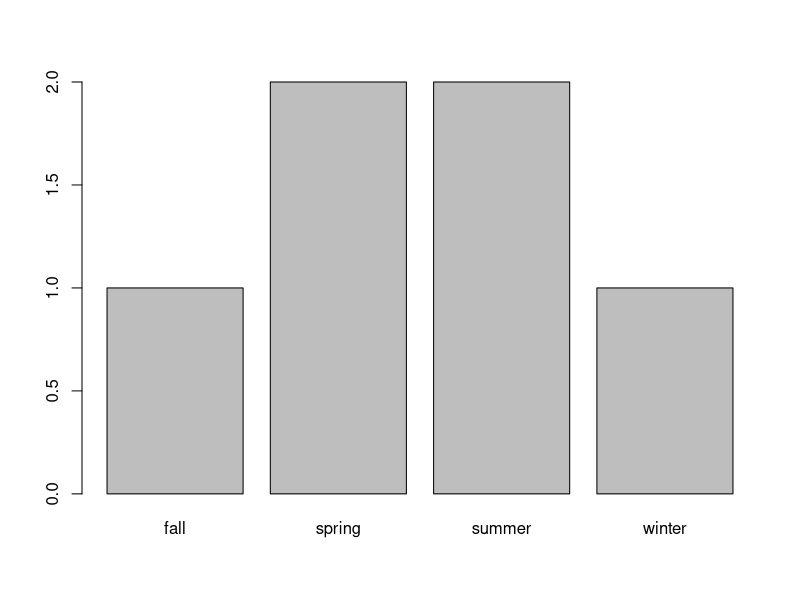
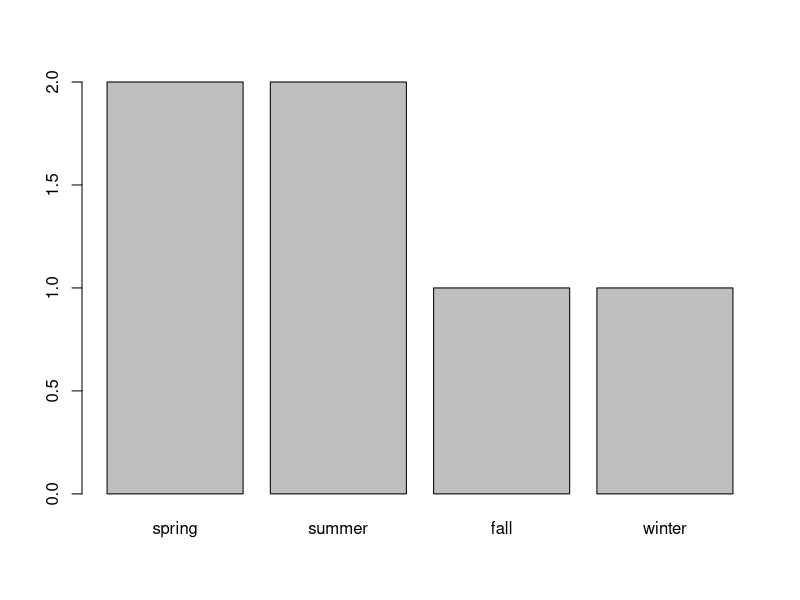

Reproduce these figures in R, in order.
## chapter 2 데이터 객체

v1 <- c(1, 2, 3, 4, 5)                    # 숫자형 벡터
v2 <- c("a,", "b", "c")                   # 문자형 벡터
v3 <- c(TRUE, FALSE, FALSE)               # 논리형 벡터
v4 <- c(1, 2, 3, "a", "b,", "c")          # 문자형 벡터

print(v1)
print(v2)
print(v3)
print(v4)

v5 <- c(6,7,8,9,10)
v6 <- c(v5,v1)

v7 <- 1:100 #연속적인 숫자로 이루어진 벡터
print(v7)

v8 <- seq(1,100,2) #일정한 간격의 숫자로 이루어진 벡터
print(v8)

v9 <- seq(to=100,by=2,from=1)
print(v9)

# 반복된 숫자로 이루어진 벡터
#1,2,3을 3번 반복
# 결과1: 1,2,3,1,2,3,1,2,3
# 걀과2: 1,1,1,2,2,2,3,3,3
v10 <- rep(1:3,times=3) #결과1
v11 <- rep(1:3,each=3) #결과2

#2.2.2 인덱스
v <- c(6,8,1,9,7)
v[1]
v[6]
v[c(1,3,5)] #벡터에 저장된 1,3,5번째 인덱스 출력력
v[1:3]
v[seq(2,5,2)]
v[rep(1,10)] #인덱스1에 들어있는 값 10번 반복하여 출력
v[rep(c(1,3,4),each=10)] #벡터에 저장된 1,3,4번째 인덱스 각각 10번 반복하여 출력

v[c(1,2,3,5)]
v12 <- 1:100

#32번째,86번째 값을 제외
v13 <- v12[-c(32,86)]
length(v13)

#2.2.4 벡터 산술 연산
v14 <- c(3,7,6)
v14+2
v14-2
v14*2
v14/2

v15 <- c(4,2,8)
v14+v15
v14-v15
v14*v15
v14/v15

v16 <- 1:5
#1+4, 2+2, 3+8, 4+4, 5+2
tmp <- v15+v16 #warning!


# 벡터에 적용 가능한 함수
sum(1:100) #합계
mean(1:100) #평균
median(1:100) #중앙값
max(1:100) #최대값
min(1:100) #최소값
var(1:100) #분산(variance)
sd(1:100) #표준편차(standard deviation)
sqrt(var(1:100))
length(1:100) #벡터의 길이

#2.2.5 논리연산자
a <- 2
b <- 5
a>b #a가 b보다 큰가?
a<b #a가 b보다 작은가?
a>=b #a가 b보다 크거나 같은가?
a<=b #a가 b보다 작거나 같은가?
a==b #a와 b가 같은가?
a!=b #a와 b가 다른가?

v17 <- 1:20
v17 > 10 #벡터 v17이 10보다 큰가?
v17[v17>10] #v17에서 10보다 큰 값 출력

table(v17>10)
sum(v17>10) #v17에서 10보다 큰 값의 개수
sum(v17[v17>10]) #v17에서 10보다 큰 값의 합계

#2.2.6 리스트
myinfo <- list(name="kim",
               age=25,
               smoking=TRUE,
               score=c(70,85,90))
myinfo$age
myinfo[[2]]

# 2.2.7 factor
season <- c("spring", "fall", "winter", "summer", "summer", "spring")
table(season)
print(season)
season.new <-factor(season)
print(season)
print(season.new)
levels(season.new)
table(season.new)
barplot(table(season.new))

season.new2 <-factor(season,levels = c("spring","summer","fall","winter")) #레벨의 순서를 지정
print(season.new2)
barplot(table(season.new2))

length(season.new2)
#summer 데이터 추가하기
season.new2 <- c(season.new2,"summer") #방법1
season.new2[7] <- "summer" #방법2
season.new2[8] <- "ABO" #에러